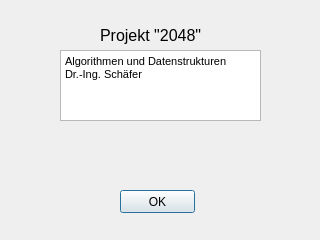
<?xml version="1.0" encoding="UTF-8"?>
<ui version="4.0">
 <class>about</class>
 <widget class="QDialog" name="about">
  <property name="geometry">
   <rect>
    <x>0</x>
    <y>0</y>
    <width>320</width>
    <height>240</height>
   </rect>
  </property>
  <property name="windowTitle">
   <string>Dialog</string>
  </property>
  <widget class="QPushButton" name="pushButton_OK">
   <property name="geometry">
    <rect>
     <x>120</x>
     <y>190</y>
     <width>75</width>
     <height>23</height>
    </rect>
   </property>
   <property name="text">
    <string>OK</string>
   </property>
  </widget>
  <widget class="QLabel" name="label">
   <property name="geometry">
    <rect>
     <x>100</x>
     <y>10</y>
     <width>111</width>
     <height>51</height>
    </rect>
   </property>
   <property name="font">
    <font>
     <pointsize>12</pointsize>
    </font>
   </property>
   <property name="text">
    <string>Projekt &quot;2048&quot;</string>
   </property>
  </widget>
  <widget class="QTextBrowser" name="textBrowser">
   <property name="geometry">
    <rect>
     <x>60</x>
     <y>50</y>
     <width>201</width>
     <height>71</height>
    </rect>
   </property>
   <property name="html">
    <string>&lt;!DOCTYPE HTML PUBLIC &quot;-//W3C//DTD HTML 4.0//EN&quot; &quot;http://www.w3.org/TR/REC-html40/strict.dtd&quot;&gt;
&lt;html&gt;&lt;head&gt;&lt;meta name=&quot;qrichtext&quot; content=&quot;1&quot; /&gt;&lt;style type=&quot;text/css&quot;&gt;
p, li { white-space: pre-wrap; }
&lt;/style&gt;&lt;/head&gt;&lt;body style=&quot; font-family:'MS Shell Dlg 2'; font-size:8.25pt; font-weight:400; font-style:normal;&quot;&gt;
&lt;p style=&quot; margin-top:0px; margin-bottom:0px; margin-left:0px; margin-right:0px; -qt-block-indent:0; text-indent:0px;&quot;&gt;Algorithmen und Datenstrukturen&lt;/p&gt;
&lt;p style=&quot; margin-top:0px; margin-bottom:0px; margin-left:0px; margin-right:0px; -qt-block-indent:0; text-indent:0px;&quot;&gt;Dr.-Ing. Schäfer&lt;/p&gt;&lt;/body&gt;&lt;/html&gt;</string>
   </property>
  </widget>
 </widget>
 <resources/>
 <connections/>
</ui>
